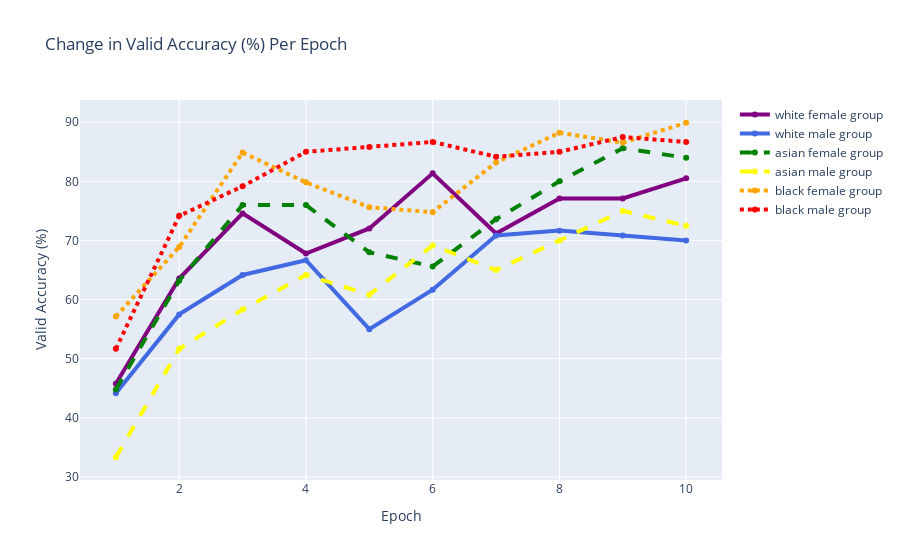
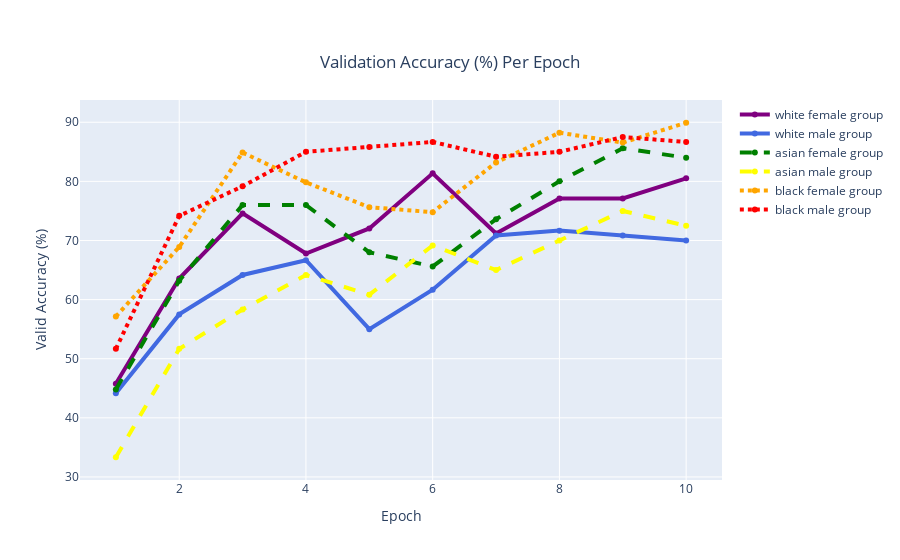

Notebook cell for these charts, in order:
### Code cell
#Create plot for LOSS OVER VALID ACCURACY with all groups: final model run with using epoch of 10
# Define X and Y variable data
epoch = [1,2,3,4,5,6,7,8,9,10]
wfValidacc = [45.7627,63.5593,74.5763,67.7966,72.0339, 81.3559, 71.1864, 77.1186, 77.1186, 80.5085]
wmValidacc = [44.1667,57.5000,64.1667,66.6667,55.0000, 61.6667, 70.8333, 71.6667, 70.8333, 70.0000]
afValidacc = [44.8000,63.2000,76.0000,76.0000,68.0000, 65.6000, 73.6000, 80.0000, 85.6000, 84.0000]
amValidacc = [33.3333,51.6667,58.3333,64.1667,60.8333, 69.1667, 65.0000, 70.0000, 75.0000, 72.5000]
bfValidacc = [57.1429,68.9076,84.8739,79.8319,75.6303, 74.7899, 83.1933, 88.2353, 86.5546, 89.9160]
bmValidacc = [51.6667,74.1667,79.1667,85.0000,85.8333, 86.6667, 84.1667, 85.0000, 87.5000, 86.6667]


#####
fig = go.Figure()
# Create and style traces
fig.add_trace(go.Scatter(x=epoch, y=wfValidacc, name='white female group',
                         line=dict(color='purple', width=4)))
fig.add_trace(go.Scatter(x=epoch, y=wmValidacc, name = 'white male group',
                         line=dict(color='royalblue', width=4)))
fig.add_trace(go.Scatter(x=epoch, y=afValidacc, name='asian female group',
                         line=dict(color='green', width=4,
                              dash='dash') # dash options include 'dash', 'dot', and 'dashdot'
))
fig.add_trace(go.Scatter(x=epoch, y=amValidacc, name='asian male group',
                         line = dict(color='yellow', width=4, dash='dash')))
fig.add_trace(go.Scatter(x=epoch, y=bfValidacc, name='black female group',
                         line = dict(color='orange', width=4, dash='dot')))
fig.add_trace(go.Scatter(x=epoch, y=bmValidacc, name='black male group',
                         line=dict(color='red', width=4, dash='dot')))

# Edit the layout
fig.update_layout(title='Change in Valid Accuracy (%) Per Epoch',
                   xaxis_title='Epoch',
                   yaxis_title='Valid Accuracy (%)')
fig.show()

fig.update_layout(
    title={
        'text':'Validation Accuracy (%) Per Epoch',
        'y':0.9,
        'x':0.5,
        'xanchor':'center',
        'yanchor':'top'
    })

### Figure 1 — Plotly figure (JSON) as saved in the notebook; plotly's stock layout.template omitted (floating-point values rounded to 4 significant figures)
{"data": [{"line": {"color": "purple", "width": 4}, "name": "white female group", "type": "scatter", "x": [1, 2, 3, 4, 5, 6, 7, 8, 9, 10], "y": [45.76, 63.56, 74.58, 67.8, 72.03, 81.36, 71.19, 77.12, 77.12, 80.51]}, {"line": {"color": "royalblue", "width": 4}, "name": "white male group", "type": "scatter", "x": [1, 2, 3, 4, 5, 6, 7, 8, 9, 10], "y": [44.17, 57.5, 64.17, 66.67, 55, 61.67, 70.83, 71.67, 70.83, 70]}, {"line": {"color": "green", "dash": "dash", "width": 4}, "name": "asian female group", "type": "scatter", "x": [1, 2, 3, 4, 5, 6, 7, 8, 9, 10], "y": [44.8, 63.2, 76, 76, 68, 65.6, 73.6, 80, 85.6, 84]}, {"line": {"color": "yellow", "dash": "dash", "width": 4}, "name": "asian male group", "type": "scatter", "x": [1, 2, 3, 4, 5, 6, 7, 8, 9, 10], "y": [33.33, 51.67, 58.33, 64.17, 60.83, 69.17, 65, 70, 75, 72.5]}, {"line": {"color": "orange", "dash": "dot", "width": 4}, "name": "black female group", "type": "scatter", "x": [1, 2, 3, 4, 5, 6, 7, 8, 9, 10], "y": [57.14, 68.91, 84.87, 79.83, 75.63, 74.79, 83.19, 88.24, 86.55, 89.92]}, {"line": {"color": "red", "dash": "dot", "width": 4}, "name": "black male group", "type": "scatter", "x": [1, 2, 3, 4, 5, 6, 7, 8, 9, 10], "y": [51.67, 74.17, 79.17, 85, 85.83, 86.67, 84.17, 85, 87.5, 86.67]}], "layout": {"title": {"text": "Change in Valid Accuracy (%) Per Epoch"}, "xaxis": {"title": {"text": "Epoch"}}, "yaxis": {"title": {"text": "Valid Accuracy (%)"}}}}

### Figure 2 — Plotly figure (JSON) as saved in the notebook; plotly's stock layout.template omitted (floating-point values rounded to 4 significant figures)
{"data": [{"line": {"color": "purple", "width": 4}, "name": "white female group", "type": "scatter", "x": [1, 2, 3, 4, 5, 6, 7, 8, 9, 10], "y": [45.76, 63.56, 74.58, 67.8, 72.03, 81.36, 71.19, 77.12, 77.12, 80.51]}, {"line": {"color": "royalblue", "width": 4}, "name": "white male group", "type": "scatter", "x": [1, 2, 3, 4, 5, 6, 7, 8, 9, 10], "y": [44.17, 57.5, 64.17, 66.67, 55, 61.67, 70.83, 71.67, 70.83, 70]}, {"line": {"color": "green", "dash": "dash", "width": 4}, "name": "asian female group", "type": "scatter", "x": [1, 2, 3, 4, 5, 6, 7, 8, 9, 10], "y": [44.8, 63.2, 76, 76, 68, 65.6, 73.6, 80, 85.6, 84]}, {"line": {"color": "yellow", "dash": "dash", "width": 4}, "name": "asian male group", "type": "scatter", "x": [1, 2, 3, 4, 5, 6, 7, 8, 9, 10], "y": [33.33, 51.67, 58.33, 64.17, 60.83, 69.17, 65, 70, 75, 72.5]}, {"line": {"color": "orange", "dash": "dot", "width": 4}, "name": "black female group", "type": "scatter", "x": [1, 2, 3, 4, 5, 6, 7, 8, 9, 10], "y": [57.14, 68.91, 84.87, 79.83, 75.63, 74.79, 83.19, 88.24, 86.55, 89.92]}, {"line": {"color": "red", "dash": "dot", "width": 4}, "name": "black male group", "type": "scatter", "x": [1, 2, 3, 4, 5, 6, 7, 8, 9, 10], "y": [51.67, 74.17, 79.17, 85, 85.83, 86.67, 84.17, 85, 87.5, 86.67]}], "layout": {"title": {"text": "Validation Accuracy (%) Per Epoch", "x": 0.5, "xanchor": "center", "y": 0.9, "yanchor": "top"}, "xaxis": {"title": {"text": "Epoch"}}, "yaxis": {"title": {"text": "Valid Accuracy (%)"}}}}
